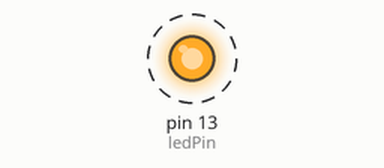
A sketch run on a simulated Arduino Uno, built with avr-gcc and run on an emulated ATmega328P. On the bench: output pins drawn as LEDs (lit = HIGH). Dashed ring = blinking.

Above: at 0.2 s.
Timing chart, 0 to 3.0 s (numbered marks = the images above):
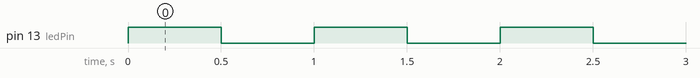

Measured:
- by itself, pin 13 (ledPin): alternates HIGH for 0.50 s and LOW for 0.50 s

The sketch:

sketch_jul23a.ino
```cpp
const byte ledPin = 13;

void setup() {
    pinMode(ledPin, OUTPUT);
}

void loop() {
    digitalWrite(ledPin, HIGH);
    delay(500);
    digitalWrite(ledPin, LOW);
    delay(500);
}
```
